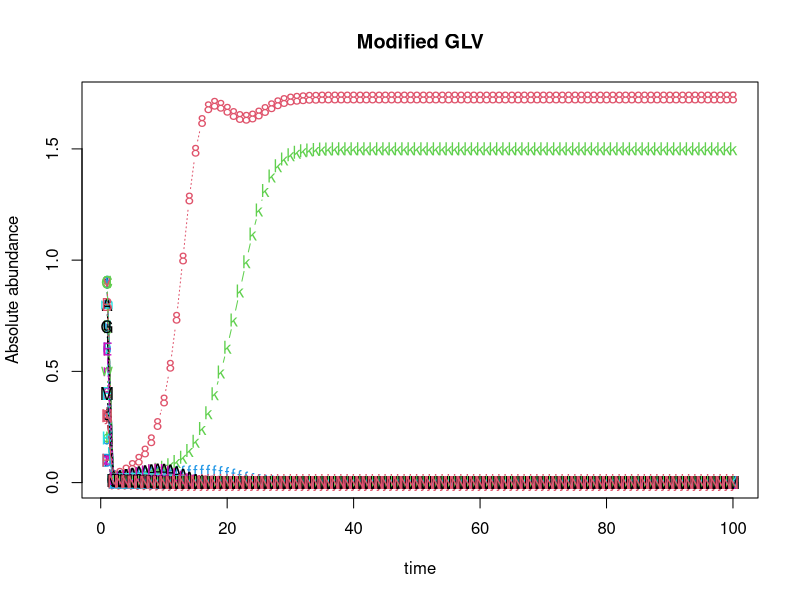
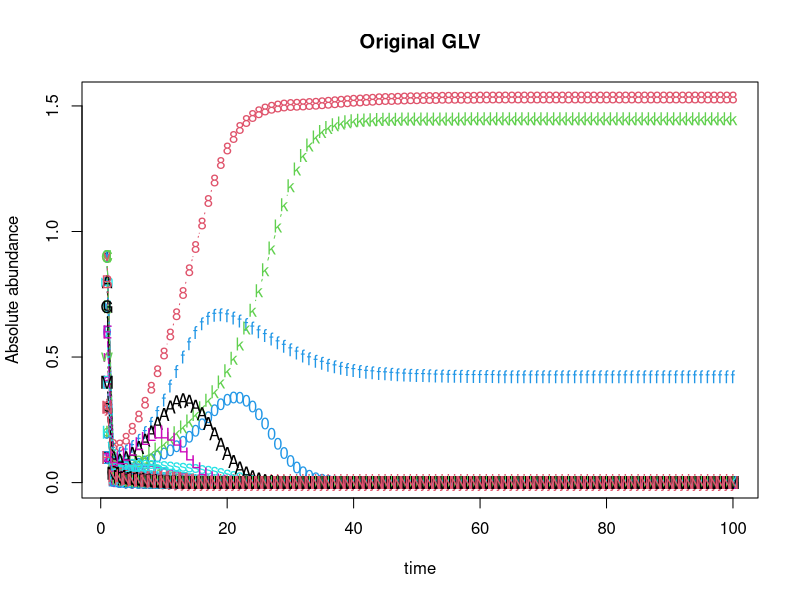

Write the R code that produced these figures, in order.
library(deSolve)

#Modified Lotka-Voltera (trait-mediated)
#In the generalized LV, c0 describes species j's influence on i's growth rate.
#We incorporate a new term into c0 to describe HOI of third species.
#HOI is defined as a list of length N, with each member an N*N matrix. i-th matrix describes species i's effect on row-column pair.
#Therefore to get the whole community's HOI effect on a particular pair, 
#we just need to element-sum the list and find the value at corresponding row and column.
#Before doing element-sum of HOI, we need to consider when a i-th species may be absent.
#When this happens, HOI i-th matrix should mutiply by 0 before doing element-sum of HOI.
#So when defining the function, we mutiply i-th matrix with (-exp(-5*xi)+1) (mapply function).
#(-exp(-5*x)+1) is a special function that = 0 when x = 0 and approaches 1 when x increases (90% of 1 when x reaches 0.46).
#This ensures that HOI effect of i-th species only exists when i exists, and the effect remains unchanged as i's density increases.
glv <- function(t, x, params){
  with(as.list(params, c(x)),{
    dx <- alpha*x + x*((c0+Reduce('+', mapply('*',HOI,(-exp(-5*x)+1),SIMPLIFY = FALSE)))%*%x)
    list(dx)
  })
}

#Original Generalized Lotka-Voltera
glv1 <- function(t, x, params){
  with(as.list(params, c(x)),{
    dx <- alpha*x + x*(c0%*%x)
    list(dx)
  })
}

#Define integration method
n.integrate <- function(time, init.x, model, params){
  as.data.frame(lsoda(init.x, time, model, params))
}

#Number of species
N <- 50

#Create matrix of HOI (effect on growth rate)
#N matrices in total, each specifying on species effect on other pairs
HOI <- list()

for (i in 1:N) {
  #Species i will have HOI with N-1 species pairwise combination
  temp <- matrix(runif(N*N, min = -0.9, max = 0.1),nrow = N)
  #HOI effect of i in j-k pair and k-j pair should be the same
  for (ro in 1:N) {
    for (co in ro:N) {
      temp[ro,co] <- temp[co,ro]
    }
  }
  #Name row and col based on species ID
  rownames(temp) <- 1:N
  colnames(temp) <- 1:N
  #i's HOI with i-otherSpecies pair is 0
  temp[i,] <- 0
  temp[,i] <- 0
  #There is no HOI on intra-species interation
  diag(temp) <- 0
  
  HOI[[i]] <- temp
}


#Define species intrinsic growth rate
alpha <- runif(N)

#Define pairwise interaction
c0 <- matrix(runif(N*N, min = -1, max = 0),nrow = N)
#Set intra-species interaction to -0.5
diag(c0) <- -0.5
#Equate i-j interaction to j-i interaction
for (ro in 1:N) {
  for (co in ro:N) {
    c0[ro,co] <- c0[co,ro]
  }
}

#Define initial density
init.x <- floor(runif(N, min=0.1, max=1)*10)/10

#Solve the ode
dat <- n.integrate(1:100, init.x, glv, list(alpha=alpha, c0=c0, HOI=HOI))
dat1 <- n.integrate(1:100, init.x, glv1, list(alpha=alpha, c0=c0))

#Plot
matplot(x=dat$time, y=dat[,-1], typ='b', xlab='time', ylab='Absolute abundance', main='Modified GLV')
matplot(x=dat1$time, y=dat1[,-1], typ='b', xlab='time', ylab='Absolute abundance', main='Original GLV')
